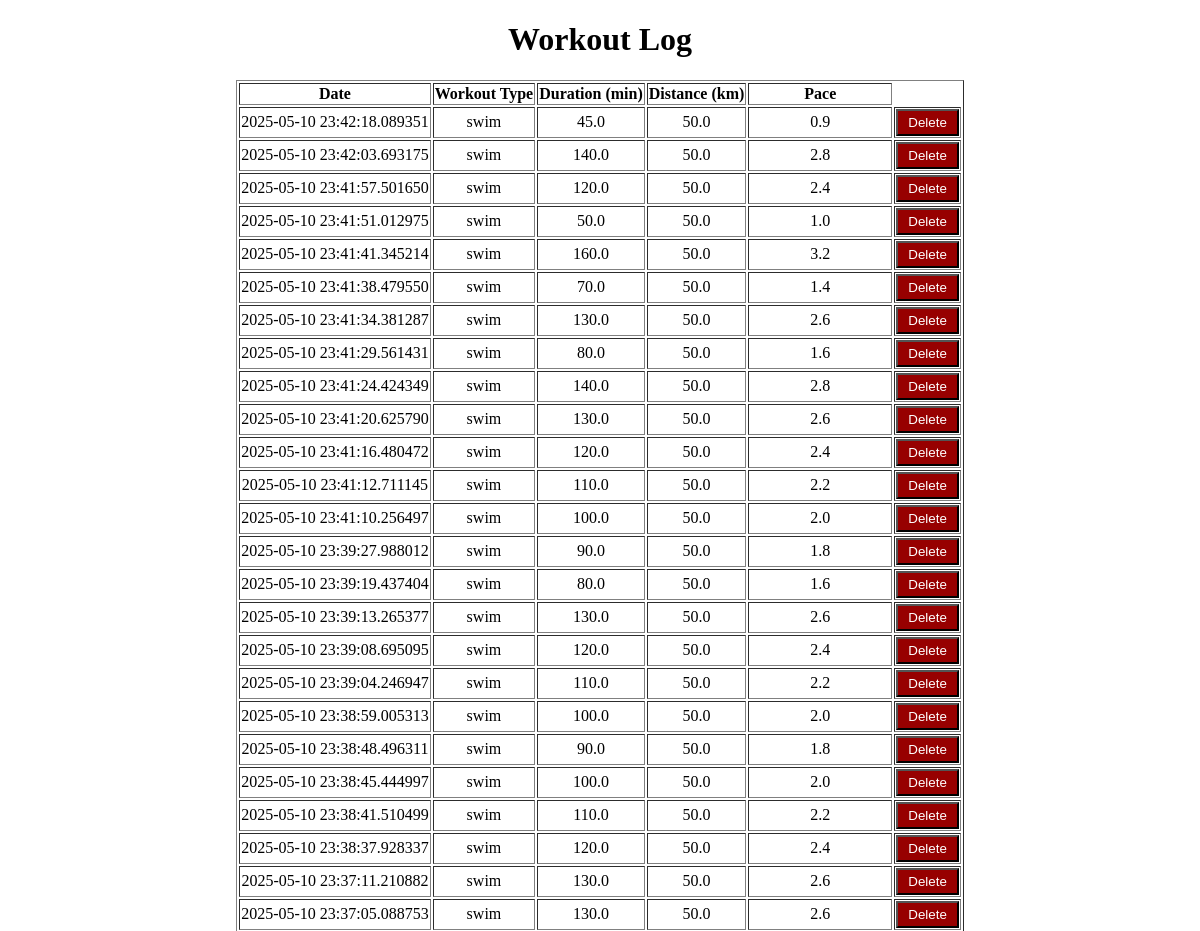
The app's page /workout-log (signed in, upper part), older data.
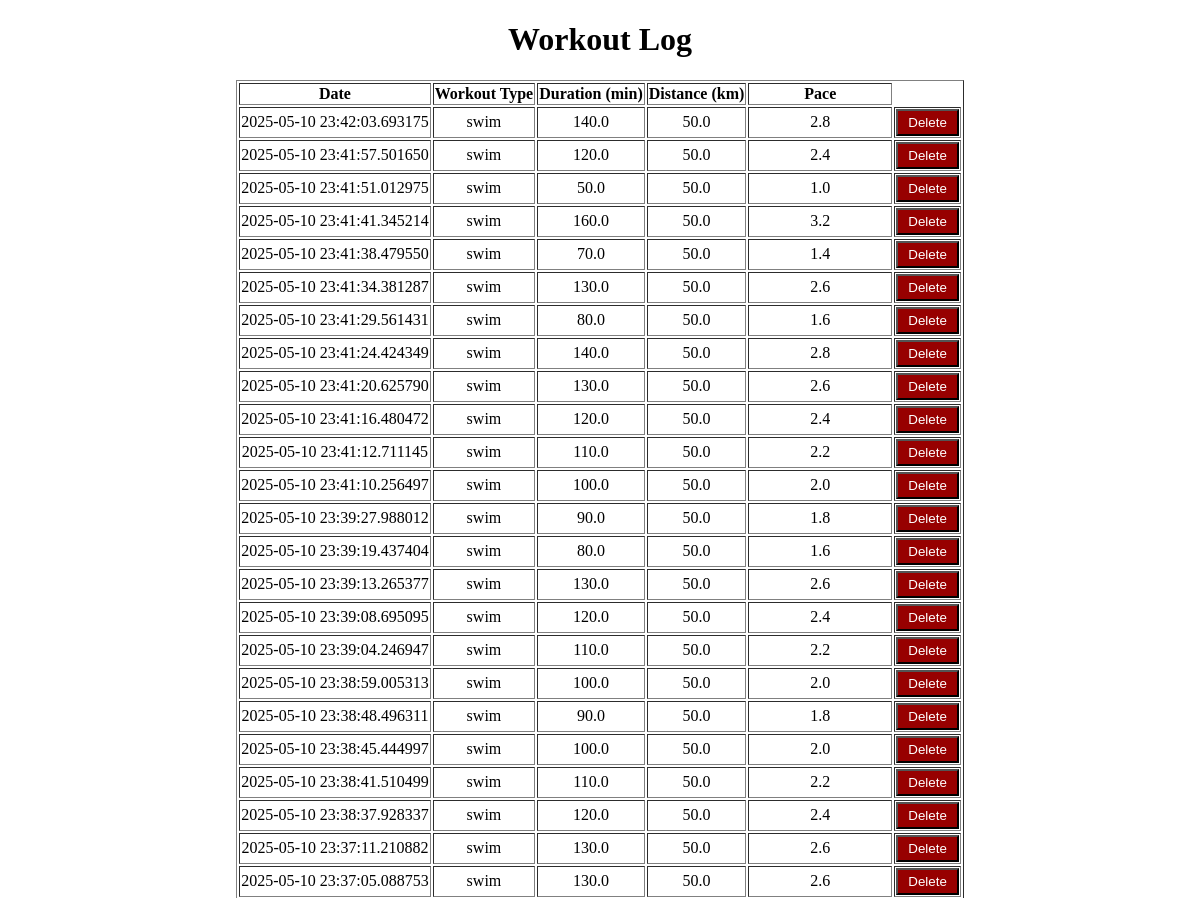
The same page, newer data.
### tri_tracker/models.py (models this page shows, shortened)
class Workout(db.Model):
    __tablename__ = "workouts"
    id = db.Column(db.Integer, primary_key=True)
    user_id = db.Column(db.Integer, db.ForeignKey("users.id"), nullable=False)
    workout_type = db.Column(db.String, nullable=False)  # Swim, Bike, Run
    duration = db.Column(db.Float, nullable=False)  # Minutes
    distance = db.Column(db.Float, nullable=False)  # Kilometers
    pace = db.Column(db.Float, nullable=False)
    date = db.Column(db.DateTime, nullable=False, default=datetime.utcnow)
    user = db.relationship("User", back_populates="workouts")

### tri_tracker/routes.py (the view)
    @app.route("/workout-log", methods=["GET"])
    def workout_log():
        user_id = session.get("user_id")
        workouts = get_log(user_id)
        return render_template("workout-log.html", workouts=workouts)

### tri_tracker/routes.py (called while the page is built)
def get_log(user_id: int):
    workouts = db.session.query(Workout.workout_type, Workout.duration, Workout.distance, Workout.pace, Workout.date, Workout.id)\
    .filter_by(user_id=user_id)\
    .order_by(desc(Workout.date))\
    .all()
    return workouts

### tri_tracker/templates/workout-log.html (shortened to what this page needs)
<!DOCTYPE html>
<html lang="en">
<head>
</head>
<body>
    <div style="text-align: center;">
    <h1>Workout Log</h1>
    <table border="1" style="margin: 0 auto;">
        <tr>
            <th>Date</th>
            <th>Workout Type</th>
            <th>Duration (min)</th>
            <th>Distance (km)</th>
            <th>Pace</th>
        </tr>
        {% for workout in workouts %}
        <tr>
            <td>{{ workout.date }}</td>
            <td>{{ workout.workout_type }}</td>
            <td>{{ workout.duration }}</td>
            <td>{{ workout.distance }}</td>
            <td>{{ workout.pace }}</td>
            <td>
                <form action="/delete-workout/{{ workout.id }}" method="POST" style="margin:0;">
                    <button type="submit" style="background-color: rgb(151, 0, 0); color: white; padding: 4px 10px;">Delete</button>
                </form>
            </td>
        </tr>
        {% endfor %}
    </table>
    </div>
</body>
</html>

Row changes from the older to the newer data that the page shows:
removed Workout: date "2025-05-10 23:42:18.089351", workout_type "swim", duration "45.0", distance "50.0", pace "0.9"
